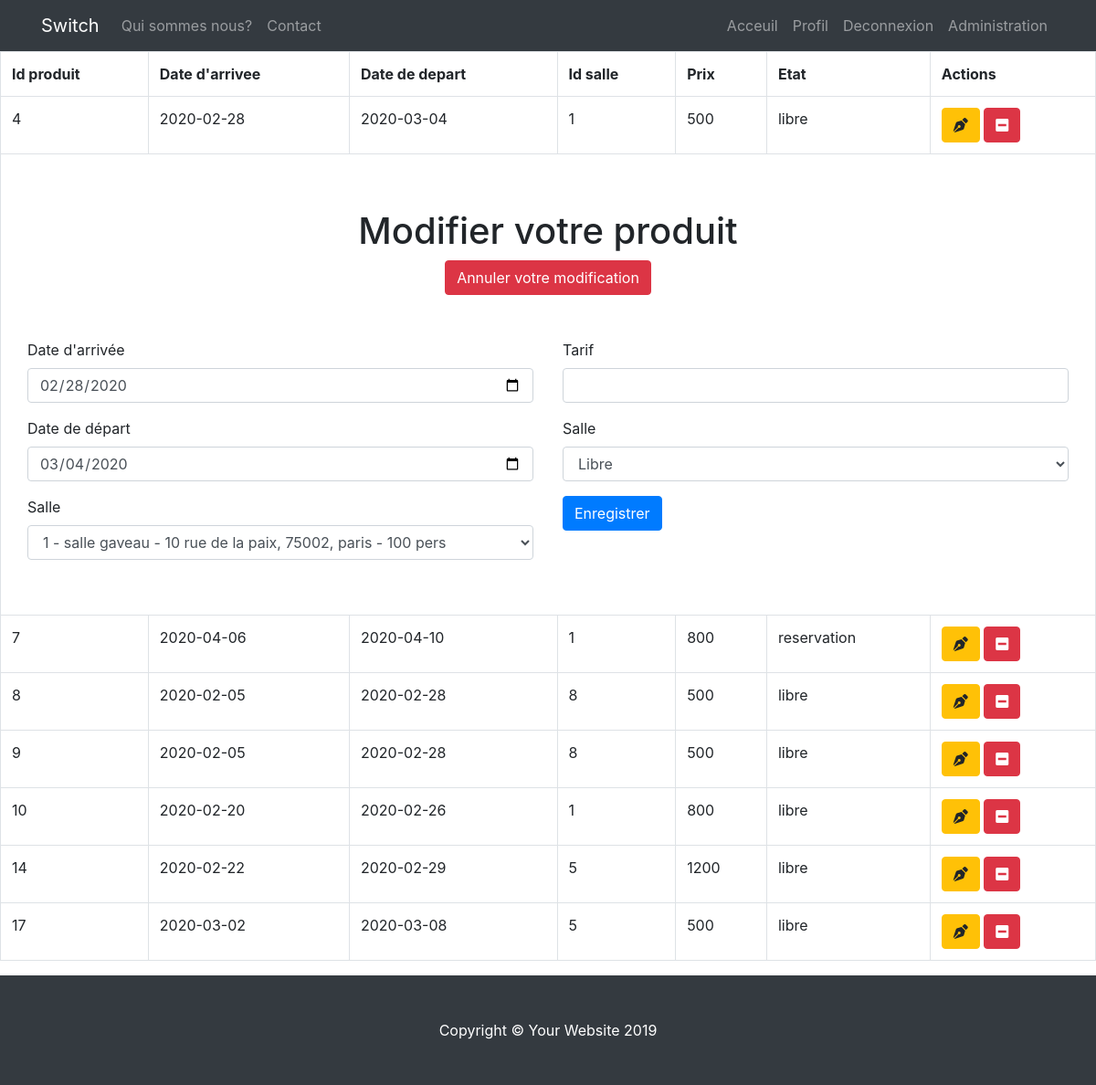
The app's page /admin/gestion_produits.php?action=modifier&id_produit=4&id_salle=1 (signed in) with its own data.
### tables this page shows
CREATE TABLE IF NOT EXISTS `produit` (
  `id_produit` int(3) NOT NULL AUTO_INCREMENT,
  `id_salle` int(3) NOT NULL,
  `date_arrivee` date NOT NULL,
  `date_depart` date NOT NULL,
  `prix` int(3) NOT NULL,
  `etat` enum('libre','reservation') NOT NULL,
  PRIMARY KEY (`id_produit`),
  KEY `produit_ibfk_1` (`id_salle`)
);

CREATE TABLE IF NOT EXISTS `salle` (
  `id_salle` int(3) NOT NULL AUTO_INCREMENT,
  `titre` varchar(200) NOT NULL,
  `description` text NOT NULL,
  `photo` varchar(200) NOT NULL,
  `pays` varchar(20) NOT NULL,
  `ville` varchar(20) NOT NULL,
  `adresse` varchar(50) NOT NULL,
  `cp` int(5) NOT NULL,
  `capacite` int(3) NOT NULL,
  `categorie` enum('réunion','bureau','formation') NOT NULL,
  PRIMARY KEY (`id_salle`)
);

### admin/gestion_produits.php (the view, shortened to what this page needs)
<?php
include '../inc/init.inc.php';
include '../inc/header.inc.php';
include '../inc/nav.inc.php';
$infos_salle = $pdo->query("SELECT id_salle, titre, ville, adresse, cp, capacite FROM salle");
$liste_produit = $pdo->query("SELECT * FROM produit");
echo '<div class="table-responsive">';
echo '<table class="table table-bordered">';
echo '<tr>';
echo '<th>Id produit</th>';
echo '<th>Date d\'arrivee</th>';
echo '<th>Date de depart</th>';
echo '<th>Id salle</th>';
echo '<th>Prix</th>';
echo '<th>Etat</th>';
echo '<th>Actions</th>';
echo '</tr>';
while ($produit = $liste_produit->fetch(PDO::FETCH_ASSOC)) {
    echo '<tr>';
    echo '<td>' . $produit['id_produit'] . '</td>';
    echo '<td>' . $produit['date_arrivee'] . '</td>';
    echo '<td>' . $produit['date_depart'] . '</td>';
    echo '<td>' . $produit['id_salle'] . '</td>';
    echo '<td>' . $produit['prix'] . '</td>';
    echo '<td>' . $produit['etat'] . '</td>';
    echo '<td>
              <a href="?action=modifier&id_produit=' . $produit['id_produit'] . '&id_salle=' . $produit['id_salle'] . '" class="btn btn-warning"><i class="fas fa-pen-nib"></i></a>
              <a href="?action=supprimer&id_produit=' . $produit['id_produit'] . '" class="btn btn-danger" onclick="return(confirm(\'Etes-vous sûr ?\'))"><i class="fas fa-minus-square"></i></a>
          </td>';
    echo '</tr>';
    if (isset($_GET['action']) && $_GET['action'] == 'modifier' && isset($_GET['id_produit']) && $_GET['id_produit'] == $produit['id_produit']) {
        ?>
        <tr>
            <td colspan="7">
                <form action="?enregistrer" method="POST" enctype="multipart/form-data">
                    <h1 class="text-center pt-5">Modifier votre produit</h1>
                    <p class="text-center"><a href="?action=annuler" class="btn btn-danger">Annuler votre
                            modification</a></p>
                    <div class="row p-3">
                        <div class="col-6 p-3">
                            <div class="form-group">
                                <label for="date_arrivee">Date d'arrivée</label>
                                <input type="date" id="date_arrivee" name="date_arrivee"
                                       value="<?php echo $produit['date_arrivee'] ?>" class="form-control">
                            </div>
                            <div class="form-group">
                                <label for="date">Date de départ</label>
                                <input type="date" id="date_depart" name="date_depart"
                                       value="<?php echo $produit['date_depart'] ?>" class="form-control">
                            </div>
                            <div class="form-group">
                                <label for="salle">Salle</label>
                                <select name="salle" id="salle" class="form-control">
                                    <?php
                                    while ($salle = $infos_salle->fetch(PDO::FETCH_ASSOC)) {
                                        echo '<option value="' . $salle['id_salle'] . '"';
                                        if ($salle['id_salle'] == $produit['id_salle']) {
                                            echo 'selected';
                                        }
                                        echo '>' . $salle['id_salle'] . ' - ' . $salle['titre'] . ' - ' . $salle['adresse'] . ', ' . $salle['cp'] . ', ' . $salle['ville'] . ' - ' . $salle['capacite'] . ' pers</option>';
                                    }
                                    ?>
                                </select>
                            </div>
                        </div>
                        <div class="col-6 p-3">
                            <div class="form-group">
                                <label for="prix">Tarif</label>
                                <input type="number" id="prix" name="prix" class="form-control">
                            </div>
                            <div class="form-group">
                                <label for="salle">Salle</label>
                                <select name="etat" id="etat" class="form-control">
                                    <option value="libre">Libre</option>
                                </select>
                            </div>
                            <div class="form-group">
                                <button type="submit" name="enregistrement" id="enregistrement"
                                        class="btn btn-primary"> Enregistrer
                                </button>
                            </div>
                        </div>
                    </div>
                </form>
            </td>
        </tr>
        <?php
    }
}
echo '</table>';
echo '</div>';
    ?>
    <?php
include '../inc/footer.inc.php';

### css/style.css (style rules this page uses)
body { padding-top: 56px; }

### records on screen
produit: id_produit "4", date_arrivee "2020-02-28", date_depart "2020-03-04", id_salle "1", prix "500", etat "libre", date_arrivee "02/28/2020", date_depart "03/04/2020", salle "1 - salle gaveau - 10 rue de la paix, 75002, paris - 100 pers"
produit: id_produit "7", date_arrivee "2020-04-06", date_depart "2020-04-10", id_salle "1", prix "800", etat "reservation"
produit: id_produit "8", date_arrivee "2020-02-05", date_depart "2020-02-28", id_salle "8", prix "500", etat "libre"
produit: id_produit "9", date_arrivee "2020-02-05", date_depart "2020-02-28", id_salle "8", prix "500", etat "libre"
produit: id_produit "10", date_arrivee "2020-02-20", date_depart "2020-02-26", id_salle "1", prix "800", etat "libre"
produit: id_produit "14", date_arrivee "2020-02-22", date_depart "2020-02-29", id_salle "5", prix "1200", etat "libre"
produit: id_produit "17", date_arrivee "2020-03-02", date_depart "2020-03-08", id_salle "5", prix "500", etat "libre"
